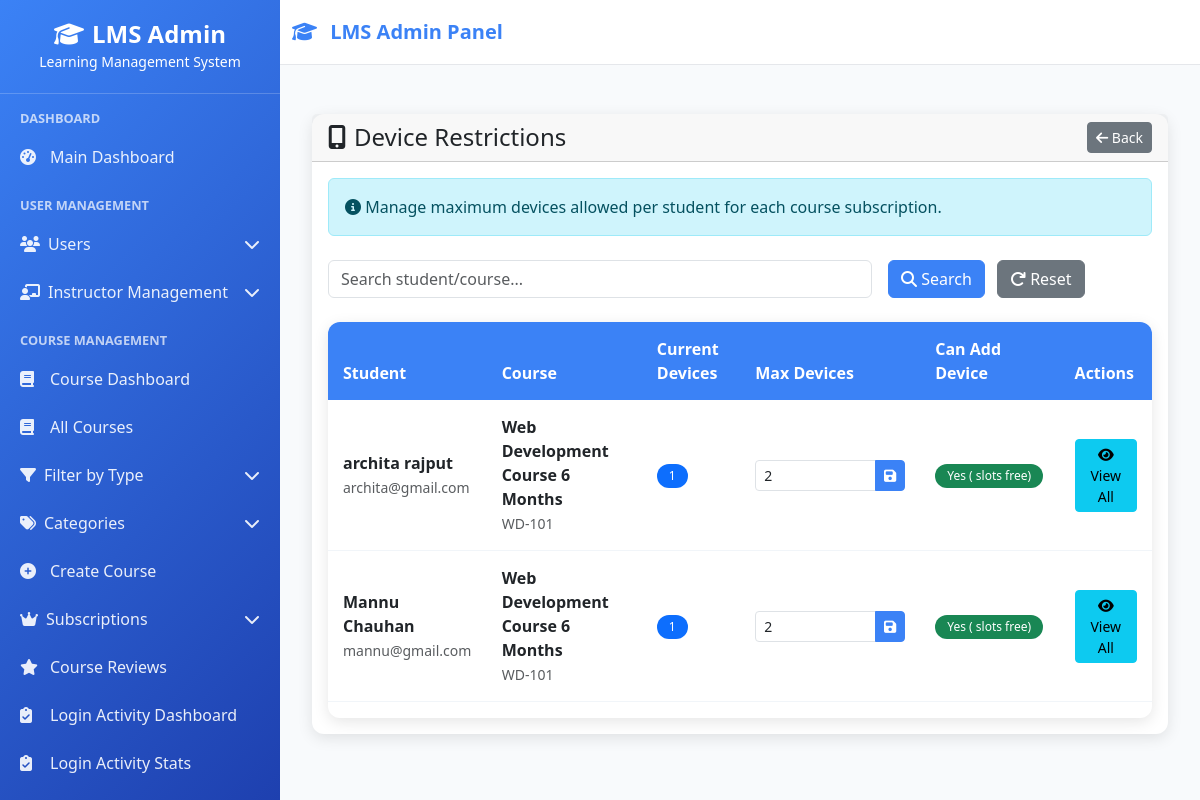
The app's page /courses/subscriptions/device-restrictions/ (signed in) with its own data.
### courses/models.py (models this page shows, shortened)
class StudentSubscription(models.Model):
    student = models.ForeignKey(
        User, on_delete=models.CASCADE,
        limit_choices_to={'role': 'student'},
        related_name='course_subscriptions'
    )
    course = models.ForeignKey(Course, on_delete=models.CASCADE, related_name='subscriptions')
    max_devices = models.PositiveIntegerField(default=2, help_text="Maximum allowed devices")
    current_devices = models.PositiveIntegerField(default=0)
    subscribed_at = models.DateTimeField(auto_now_add=True)
    expires_at = models.DateTimeField(null=True, blank=True)
    is_active = models.BooleanField(default=True)
    class Meta:
        unique_together = ['student', 'course']
        ordering = ['-subscribed_at']
    def can_add_device(self):
        return self.current_devices < self.max_devices

class Course(models.Model):
    DIFFICULTY_CHOICES = [
        ('beginner', 'Beginner'),
        ('intermediate', 'Intermediate'),
        ('advanced', 'Advanced'),
    ]
    STATUS_CHOICES = [
        ('draft', 'Draft'),
        ('published', 'Published'),
        ('archived', 'Archived'),
        ('suspended', 'Suspended'),
    ]
    COURSE_TYPE_CHOICES = [
        ('live', 'Live Classes'),
        ('recorded', 'Recorded'),
        ('hybrid', 'Hybrid'),
        ('offline', 'Offline')
    ]
    title = models.CharField(max_length=200)
    slug = models.SlugField(max_length=220, unique=True)
    description = models.TextField()
    short_description = models.TextField(max_length=500, help_text="Brief description for course cards")
    course_code = models.CharField(max_length=20, unique=True, help_text="e.g., CS101, PY001")
    category = models.ForeignKey(CourseCategory, on_delete=models.CASCADE, related_name='courses')
    instructor = models.ForeignKey(
        User, on_delete=models.CASCADE,
        limit_choices_to={'role': 'instructor'},
        related_name='instructor_courses'
    )
    co_instructors = models.ManyToManyField(
        User, blank=True,
        limit_choices_to={'role': 'instructor'},
        related_name='co_instructor_courses'
    )
    difficulty_level = models.CharField(max_length=20, choices=DIFFICULTY_CHOICES, default='beginner')
    course_type = models.CharField(max_length=20, choices=COURSE_TYPE_CHOICES, default='live')
    status = models.CharField(max_length=20, choices=STATUS_CHOICES, default='draft')
    max_students = models.PositiveIntegerField(default=30)
    duration_weeks = models.PositiveIntegerField(default=8, help_text="Course duration in weeks")
    hours_per_week = models.PositiveIntegerField(default=3, help_text="Expected study hours per week")
    price = models.DecimalField(max_digits=10, decimal_places=2, default=0.00)
    discounted_price = models.DecimalField(max_digits=10, decimal_places=2, null=True, blank=True)
    is_free = models.BooleanField(default=False)
    thumbnail = models.ImageField(upload_to='course_thumbnails/', null=True, blank=True)
    intro_video = models.URLField(blank=True, help_text="YouTube/Vimeo URL for course intro")
    enrollment_start_date = models.DateTimeField(null=True, blank=True)
    enrollment_end_date = models.DateTimeField(null=True, blank=True)
    course_start_date = models.DateTimeField(null=True, blank=True)
    course_end_date = models.DateTimeField(null=True, blank=True)
    prerequisites = models.TextField(blank=True, help_text="What students need to know before taking this course")
    learning_outcomes = models.TextField(help_text="What students will learn after completing this course")
    course_materials = models.TextField(blank=True, help_text="Required books, software, materials")
    meta_keywords = models.CharField(max_length=500, blank=True)
    meta_description = models.CharField(max_length=160, blank=True)
    is_active = models.BooleanField(default=True)
    is_featured = models.BooleanField(default=False, help_text="Show on homepage")
    allow_enrollment = models.BooleanField(default=True)
    created_at = models.DateTimeField(auto_now_add=True)
    updated_at = models.DateTimeField(auto_now=True)
    created_by = models.ForeignKey(
        User, on_delete=models.SET_NULL, null=True,
        related_name='created_courses'
    )
    total_enrollments = models.PositiveIntegerField(default=0)
    average_rating = models.DecimalField(max_digits=3, decimal_places=2, default=0.00)
    total_reviews = models.PositiveIntegerField(default=0)
    class Meta:
        ordering = ['-created_at']
        indexes = [
            models.Index(fields=['status', 'is_active']),
            models.Index(fields=['category', 'difficulty_level']),
            models.Index(fields=['instructor']),
        ]

### userss/models.py (models this page shows, shortened)
class CustomUser(AbstractUser):
    ROLE_CHOICES = (
    ("superadmin", "Super Admin"),
    ("instructor", "Instructor"),
    ("student", "Student"),
    ("webinar_user", "Webinar User"),  # Add this line
)
    role = models.CharField(max_length=20, choices=ROLE_CHOICES, default="student")
    phone_number = models.CharField(max_length=15, blank=True, null=True)
    profile_picture = models.ImageField(
        upload_to="profile_pics/", blank=True, null=True
    )
    bio = models.TextField(max_length=500, blank=True)
    date_of_birth = models.DateField(blank=True, null=True)
    address = models.TextField(max_length=200, blank=True)
    created_by = models.ForeignKey(
        "self",
        on_delete=models.SET_NULL,
        null=True,
        blank=True,
        related_name="created_users",
    )
    updated_at = models.DateTimeField(auto_now=True)
    def get_full_name(self):
        return f"{self.first_name} {self.last_name}".strip()
    class Meta:
        ordering = ["-date_joined"]
        verbose_name = "User"
        verbose_name_plural = "Users"

### courses/views.py (the view)
@login_required
def device_restrictions(request):
    if request.user.role != 'superadmin':
        messages.error(request, 'Access denied.')
        return redirect('courses:course_dashboard')
    subscriptions = StudentSubscription.objects.all().select_related('student', 'course').order_by('-subscribed_at')
    search = request.GET.get('search', '')
    if search:
        subscriptions = subscriptions.filter(
            Q(student__username__icontains=search) |
            Q(student__email__icontains=search) |
            Q(course__title__icontains=search)
        )
    context = {
        'subscriptions': subscriptions,
        'search': search,
    }
    return render(request, 'courses/device_restrictions.html', context)

### lms/context_processors.py (called while the page is built, shortened)
def sidebar_context(request):
    context = {}
    if request.user.is_authenticated:
        from courses.models import Course
        is_admin = request.user.is_superuser or getattr(request.user, 'role', None) == 'superadmin'
        if is_admin:
            sidebar_courses = Course.objects.filter(is_active=True).order_by('course_code')[:15]
        elif getattr(request.user, 'role', None) == 'instructor':
            sidebar_courses = Course.objects.filter(
                instructor=request.user,
                is_active=True
            ).order_by('course_code')[:15]
        else:
            sidebar_courses = []
        context['sidebar_courses'] = sidebar_courses
        context['is_admin_user'] = is_admin  # Template में use करने के लिए
    return context

def instructor_permissions(request):
    context = {
        'instructor_permissions': [],
        'has_content_permission': False,
        'has_email_permission': False,
        'has_course_permission': False,
        'has_batch_permission': False,
        'has_student_permission': False,
        'has_analytics_permission': False,
    }
    return context

### userss/context_processors.py (called while the page is built, shortened)
def instructor_navigation(request):
    return {}

def student_context(request):
    return {'enrolled_courses_count': 0}

def instructor_permissions(request):
    if not request.user.is_authenticated:
        return {}
    if request.user.role != 'instructor':
        return {}

### courses/templates/courses/device_restrictions.html (shortened to what this page needs)
{% extends 'base.html' %}
{% load static %}
{% block content %}
<div class="container-fluid py-4">
    <div class="row mb-4">
        <div class="col-12">
            <div class="card">
                <div class="card-header d-flex justify-content-between align-items-center">
                    <h4 class="mb-0"><i class="fas fa-mobile-alt me-2"></i>Device Restrictions</h4>
                    <a href="{% url 'courses:course_dashboard' %}" class="btn btn-secondary btn-sm">
                        <i class="fas fa-arrow-left"></i> Back
                    </a>
                </div>
                <div class="card-body">
                    <div class="alert alert-info mb-4">
                        <i class="fas fa-info-circle"></i>
                        Manage maximum devices allowed per student for each course subscription.
                    </div>
                    <form method="get" class="row g-3 mb-4">
                        <div class="col-md-8">
                            <input type="text" name="search" class="form-control"
                                   placeholder="Search student/course..." value="{{ search }}">
                        </div>
                        <div class="col-md-4">
                            <button type="submit" class="btn btn-primary me-2">
                                <i class="fas fa-search"></i> Search
                            </button>
                            <a href="{% url 'courses:device_restrictions' %}" class="btn btn-secondary">
                                <i class="fas fa-redo"></i> Reset
                            </a>
                        </div>
                    </form>
                    <div class="table-responsive">
                        <table class="table table-hover">
                            <thead>
                                <tr>
                                    <th>Student</th>
                                    <th>Course</th>
                                    <th>Current Devices</th>
                                    <th>Max Devices</th>
                                    <th>Can Add Device</th>
                                    <th>Actions</th>
                                </tr>
                            </thead>
                            <tbody>
                                {% for sub in subscriptions %}
                                <tr>
                                    <td>
                                        <strong>{{ sub.student.get_full_name|default:sub.student.username }}</strong><br>
                                        <small class="text-muted">{{ sub.student.email }}</small>
                                    </td>
                                    <td>
                                        <strong>{{ sub.course.title }}</strong><br>
                                        <small class="text-muted">{{ sub.course.course_code }}</small>
                                    </td>
                                    <td>
                                        <span class="badge bg-primary">{{ sub.current_devices }}</span>
                                    </td>
                                    <td>
                                        <form method="post" action="{% url 'courses:update_device_restriction' sub.id %}"
                                              class="d-inline" onsubmit="return confirm('Update device limit?');">
                                            <div class="input-group" style="width: 150px;">
                                                <input type="number" name="max_devices" value="{{ sub.max_devices }}"
                                                       min="1" max="10" class="form-control form-control-sm">
                                                <button type="submit" class="btn btn-sm btn-primary">
                                                    <i class="fas fa-save"></i>
                                                </button>
                                            </div>
                                        </form>
                                    </td>
                                    <td>
                                        {% if sub.can_add_device %}
                                            <span class="badge bg-success">Yes ({{ sub.max_devices|add:"-"|add:sub.current_devices }} slots free)</span>
                                        {% else %}
                                            <span class="badge bg-danger">Limit Reached</span>
                                        {% endif %}
                                    </td>
                                    <td>
                                        <a href="{% url 'courses:subscription_details' sub.student.id %}"
                                           class="btn btn-sm btn-info">
                                            <i class="fas fa-eye"></i> View All
                                        </a>
                                    </td>
                                </tr>
                                {% endfor %}
                            </tbody>
                        </table>
                    </div>
                </div>
            </div>
        </div>
    </div>
</div>
{% endblock %}

### userss/templates/base.html (style rules this page uses)
:root { --primary-color: #3b82f6; --secondary-color: #1e40af; --sidebar-width: 280px; }
* { margin: 0; padding: 0; box-sizing: border-box; }
body { background-color: #f8fafc; font-family: 'Segoe UI', Tahoma, Geneva, Verdana, sans-serif; }
.card { border: none; border-radius: 12px; box-shadow: 0 4px 15px rgba(0, 0, 0, 0.1); transition: all 0.3s ease; }
.btn-primary { background: var(--primary-color); border-color: var(--primary-color); }
.table-responsive { border-radius: 12px; overflow: hidden; box-shadow: 0 4px 15px rgba(0, 0, 0, 0.1); }
.table th { background: var(--primary-color); color: white; border: none; font-weight: 600; padding: 15px; }
.table td { padding: 15px; vertical-align: middle; border-color: #f1f5f9; }
.badge { padding: 6px 12px; border-radius: 20px; font-weight: 500; }

### records on screen
StudentSubscription: student.get_full_name "archita rajput", student.email "archita@gmail.com", course "Web Development Course 6 Months", course.course_code "WD-101", current_devices "1", max_devices "2"
StudentSubscription: student.get_full_name "Mannu Chauhan", student.email "mannu@gmail.com", course "Web Development Course 6 Months", course.course_code "WD-101", current_devices "1", max_devices "2"
